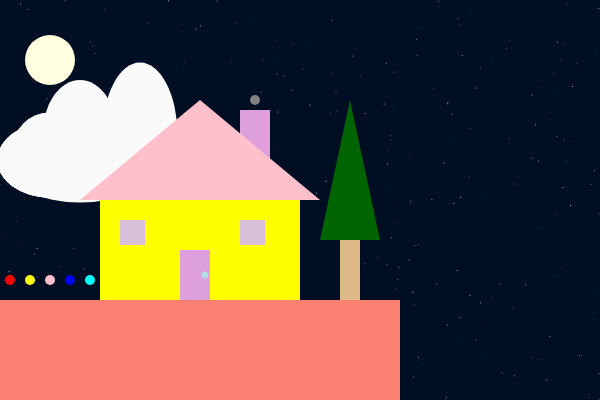
Frame 1 (no input)
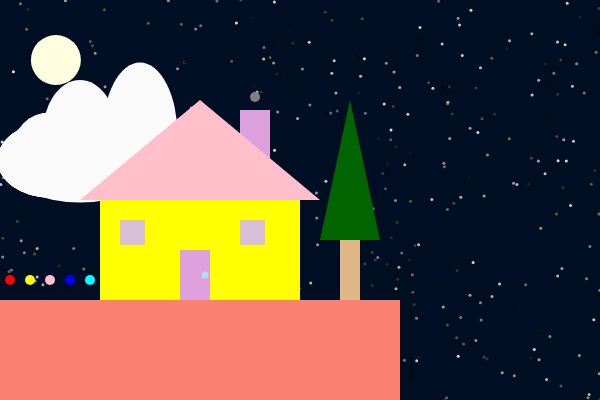
Frame 60 (no input)
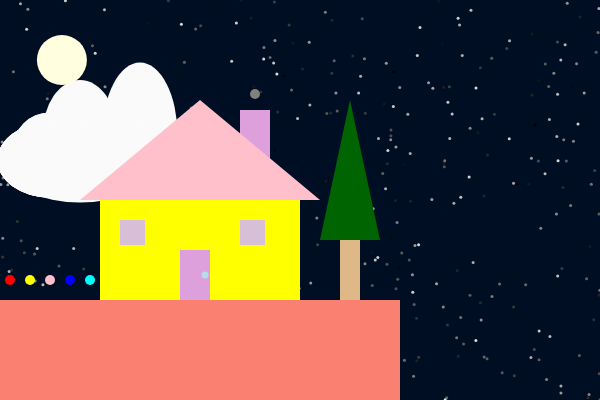
Frame 120 (the mouse pressed at the canvas centre since frame 60)

The p5.js sketch that drew these frames (run headless with seeded random() and noise() and a simulated clock; from frame 60 on, the mouse is pressed at the canvas centre):

// p5.js sketch
// ── sketch.js
//ref prof dawn
//modified sadaf shaikh
var x=50;//variables defined for ellipse
var y=60;
var w=50;
var h=50;
var smy=100;
var stars = []; // declares an empty array
var moon;

function setup() {//function for setup
  createCanvas(600,400);//this is canvas size
  for (var i = 0; i < 400; i++) { // for loop to iterate through the loop and increment
    stars[i] = { // object array
      x1: random(0, width), // place x position randomly between 0 and width
      y1: random(0, height), // place y position randomly between 0 and width
      display: function() {
        stroke(random(225));
        point(this.x1, this.y1);
      }
    }
  }
  
  cloud = {
    x: 50,
    y: 150,
    diam: 75,
    col: 250
  }
}

function draw() {//function for actual work
   //background('powderblue');//sets background color to BLUE
   background(0, 14, 35);
   
  for (var i = 0; i < stars.length; i++) { //loop through the stars array
    stars[i].display(); // display each star
  }
//creates cloud
  noStroke();
  fill(cloud.col);
  ellipse(cloud.x, cloud.y, cloud.diam, cloud.diam);
  ellipse(cloud.x + 30, cloud.y - 15, cloud.diam, cloud.diam + 35);
  ellipse(cloud.x, cloud.y + 10, cloud.diam + 30, cloud.diam);
  ellipse(cloud.x, cloud.y + 10, cloud.diam, cloud.diam);
  ellipse(cloud.x + 30, cloud.y + 15, cloud.diam + 70, cloud.diam);
  ellipse(cloud.x, cloud.y + 10, cloud.diam + 30, cloud.diam);

  noStroke();
  fill(cloud.col);
  ellipse(cloud.x, cloud.y, cloud.diam, cloud.diam);
  ellipse(cloud.x + 90, cloud.y - 15, cloud.diam, cloud.diam + 70);
  ellipse(cloud.x, cloud.y + 10, cloud.diam + 30, cloud.diam);
  ellipse(cloud.x, cloud.y + 10, cloud.diam, cloud.diam);
  ellipse(cloud.x + 90, cloud.y + 15, cloud.diam + 70, cloud.diam);
  ellipse(cloud.x, cloud.y + 10, cloud.diam + 30, cloud.diam);
  fill('plum');
   rect(240,110,30,60);//chimney
   fill('grey');
   ellipse(255,smy,10,10);//smoke
   smy=smy-0.05;
      fill(255,192,203);//fill for triangle
   triangle(200,100,80,200,320,200);//shape for roof
      fill(255,255,0);//fill for house rect
   rect(100,200,200,100);//shape for house walls
      fill(216,191,216);//fill for rect windows both
   rect(120,220,25,25);//shape for window left
   rect(240,220,25,25);//shape for window right
      fill(221,160,221);//fill for rect door
   rect(180,250,30,50);//shape for door
      fill('salmon');//fill for rect base
   rect(0,300,400,400);//shape for base
   strokeWeight(3);
   //code for flowers
   line(10,280,10,300);
   fill('red');
   ellipse(10,280,10,10);
   line(30,280,30,300);
   fill('yellow');
   ellipse(30,280,10,10);
   line(50,280,50,300);
   fill('pink');
   ellipse(50,280,10,10);
   line(70,280,70,300);
   fill('blue');
   ellipse(70,280,10,10);
   line(90,280,90,300);
   fill('cyan');
   ellipse(90,280,10,10);
   //code for tree
   fill(0,100,0);
   triangle(350,100,320,240,380,240);
   fill(222,184,135);
   rect(340,240,20,60);
   //line(380,200,380,300);
   fill('lightyellow');
   ellipse(x,y,w,h);//moon
   x= x + 0.1;//code for motion
   line(132,220,132,245);//window left vert line
   line(253,220,253,245);//window right vert line
   line(120,234,145,234);//window left horz line
   line(240,234,265,234);//window right horz line
   fill('powderblue');
   ellipse(205,275,7,7);//door knob
   

   
}
